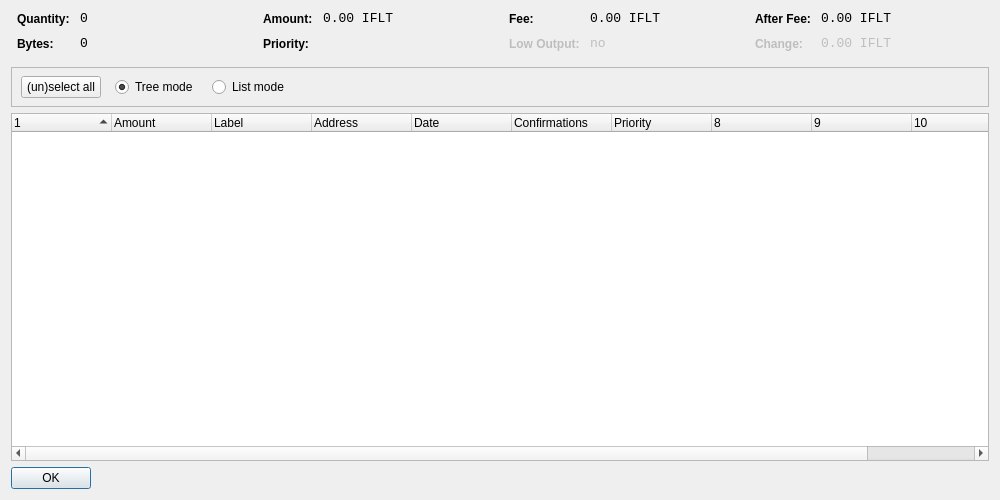
<?xml version="1.0" encoding="UTF-8"?>
<ui version="4.0">
 <class>CoinControlDialog</class>
 <widget class="QDialog" name="CoinControlDialog">
  <property name="geometry">
   <rect>
    <x>0</x>
    <y>0</y>
    <width>1000</width>
    <height>500</height>
   </rect>
  </property>
  <property name="windowTitle">
   <string>Coin Control</string>
  </property>
  <layout class="QVBoxLayout" name="verticalLayout">
   <item>
    <layout class="QHBoxLayout" name="horizontalLayoutTop" stretch="0,0,0,0">
     <property name="topMargin">
      <number>0</number>
     </property>
     <property name="bottomMargin">
      <number>10</number>
     </property>
     <item>
      <layout class="QFormLayout" name="formLayoutCoinControl1">
       <property name="horizontalSpacing">
        <number>10</number>
       </property>
       <property name="verticalSpacing">
        <number>10</number>
       </property>
       <property name="leftMargin">
        <number>6</number>
       </property>
       <property name="rightMargin">
        <number>6</number>
       </property>
       <item row="0" column="0">
        <widget class="QLabel" name="labelCoinControlQuantityText">
         <property name="styleSheet">
          <string notr="true">font-weight:bold;</string>
         </property>
         <property name="text">
          <string>Quantity:</string>
         </property>
        </widget>
       </item>
       <item row="0" column="1">
        <widget class="QLabel" name="labelCoinControlQuantity">
         <property name="font">
          <font>
           <family>Monospace</family>
           <pointsize>10</pointsize>
          </font>
         </property>
         <property name="cursor">
          <cursorShape>IBeamCursor</cursorShape>
         </property>
         <property name="contextMenuPolicy">
          <enum>Qt::ActionsContextMenu</enum>
         </property>
         <property name="text">
          <string notr="true">0</string>
         </property>
         <property name="textInteractionFlags">
          <set>Qt::LinksAccessibleByMouse|Qt::TextSelectableByKeyboard|Qt::TextSelectableByMouse</set>
         </property>
        </widget>
       </item>
       <item row="1" column="0">
        <widget class="QLabel" name="labelCoinControlBytesText">
         <property name="styleSheet">
          <string notr="true">font-weight:bold;</string>
         </property>
         <property name="text">
          <string>Bytes:</string>
         </property>
        </widget>
       </item>
       <item row="1" column="1">
        <widget class="QLabel" name="labelCoinControlBytes">
         <property name="font">
          <font>
           <family>Monospace</family>
           <pointsize>10</pointsize>
          </font>
         </property>
         <property name="cursor">
          <cursorShape>IBeamCursor</cursorShape>
         </property>
         <property name="contextMenuPolicy">
          <enum>Qt::ActionsContextMenu</enum>
         </property>
         <property name="text">
          <string notr="true">0</string>
         </property>
         <property name="textInteractionFlags">
          <set>Qt::LinksAccessibleByMouse|Qt::TextSelectableByKeyboard|Qt::TextSelectableByMouse</set>
         </property>
        </widget>
       </item>
      </layout>
     </item>
     <item>
      <layout class="QFormLayout" name="formLayoutCoinControl2">
       <property name="horizontalSpacing">
        <number>10</number>
       </property>
       <property name="verticalSpacing">
        <number>10</number>
       </property>
       <property name="leftMargin">
        <number>6</number>
       </property>
       <property name="rightMargin">
        <number>6</number>
       </property>
       <item row="0" column="0">
        <widget class="QLabel" name="labelCoinControlAmountText">
         <property name="styleSheet">
          <string notr="true">font-weight:bold;</string>
         </property>
         <property name="text">
          <string>Amount:</string>
         </property>
        </widget>
       </item>
       <item row="0" column="1">
        <widget class="QLabel" name="labelCoinControlAmount">
         <property name="font">
          <font>
           <family>Monospace</family>
           <pointsize>10</pointsize>
          </font>
         </property>
         <property name="cursor">
          <cursorShape>IBeamCursor</cursorShape>
         </property>
         <property name="contextMenuPolicy">
          <enum>Qt::ActionsContextMenu</enum>
         </property>
         <property name="text">
          <string notr="true">0.00 IFLT</string>
         </property>
         <property name="textInteractionFlags">
          <set>Qt::LinksAccessibleByMouse|Qt::TextSelectableByKeyboard|Qt::TextSelectableByMouse</set>
         </property>
        </widget>
       </item>
       <item row="1" column="0">
        <widget class="QLabel" name="labelCoinControlPriorityText">
         <property name="styleSheet">
          <string notr="true">font-weight:bold;</string>
         </property>
         <property name="text">
          <string>Priority:</string>
         </property>
        </widget>
       </item>
       <item row="1" column="1">
        <widget class="QLabel" name="labelCoinControlPriority">
         <property name="font">
          <font>
           <family>Monospace</family>
           <pointsize>10</pointsize>
          </font>
         </property>
         <property name="cursor">
          <cursorShape>IBeamCursor</cursorShape>
         </property>
         <property name="contextMenuPolicy">
          <enum>Qt::ActionsContextMenu</enum>
         </property>
         <property name="text">
          <string/>
         </property>
         <property name="textInteractionFlags">
          <set>Qt::LinksAccessibleByMouse|Qt::TextSelectableByKeyboard|Qt::TextSelectableByMouse</set>
         </property>
        </widget>
       </item>
      </layout>
     </item>
     <item>
      <layout class="QFormLayout" name="formLayoutCoinControl3">
       <property name="horizontalSpacing">
        <number>10</number>
       </property>
       <property name="verticalSpacing">
        <number>10</number>
       </property>
       <property name="leftMargin">
        <number>6</number>
       </property>
       <property name="rightMargin">
        <number>6</number>
       </property>
       <item row="0" column="0">
        <widget class="QLabel" name="labelCoinControlFeeText">
         <property name="styleSheet">
          <string notr="true">font-weight:bold;</string>
         </property>
         <property name="text">
          <string>Fee:</string>
         </property>
        </widget>
       </item>
       <item row="0" column="1">
        <widget class="QLabel" name="labelCoinControlFee">
         <property name="font">
          <font>
           <family>Monospace</family>
           <pointsize>10</pointsize>
          </font>
         </property>
         <property name="cursor">
          <cursorShape>IBeamCursor</cursorShape>
         </property>
         <property name="contextMenuPolicy">
          <enum>Qt::ActionsContextMenu</enum>
         </property>
         <property name="text">
          <string notr="true">0.00 IFLT</string>
         </property>
         <property name="textInteractionFlags">
          <set>Qt::LinksAccessibleByMouse|Qt::TextSelectableByKeyboard|Qt::TextSelectableByMouse</set>
         </property>
        </widget>
       </item>
       <item row="1" column="0">
        <widget class="QLabel" name="labelCoinControlLowOutputText">
         <property name="enabled">
          <bool>false</bool>
         </property>
         <property name="styleSheet">
          <string notr="true">font-weight:bold;</string>
         </property>
         <property name="text">
          <string>Low Output:</string>
         </property>
        </widget>
       </item>
       <item row="1" column="1">
        <widget class="QLabel" name="labelCoinControlLowOutput">
         <property name="enabled">
          <bool>false</bool>
         </property>
         <property name="font">
          <font>
           <family>Monospace</family>
           <pointsize>10</pointsize>
          </font>
         </property>
         <property name="cursor">
          <cursorShape>IBeamCursor</cursorShape>
         </property>
         <property name="contextMenuPolicy">
          <enum>Qt::ActionsContextMenu</enum>
         </property>
         <property name="text">
          <string notr="true">no</string>
         </property>
         <property name="textInteractionFlags">
          <set>Qt::LinksAccessibleByMouse|Qt::TextSelectableByKeyboard|Qt::TextSelectableByMouse</set>
         </property>
        </widget>
       </item>
      </layout>
     </item>
     <item>
      <layout class="QFormLayout" name="formLayoutCoinControl4">
       <property name="horizontalSpacing">
        <number>10</number>
       </property>
       <property name="verticalSpacing">
        <number>10</number>
       </property>
       <property name="leftMargin">
        <number>6</number>
       </property>
       <property name="rightMargin">
        <number>6</number>
       </property>
       <item row="0" column="0">
        <widget class="QLabel" name="labelCoinControlAfterFeeText">
         <property name="styleSheet">
          <string notr="true">font-weight:bold;</string>
         </property>
         <property name="text">
          <string>After Fee:</string>
         </property>
        </widget>
       </item>
       <item row="0" column="1">
        <widget class="QLabel" name="labelCoinControlAfterFee">
         <property name="font">
          <font>
           <family>Monospace</family>
           <pointsize>10</pointsize>
          </font>
         </property>
         <property name="cursor">
          <cursorShape>IBeamCursor</cursorShape>
         </property>
         <property name="contextMenuPolicy">
          <enum>Qt::ActionsContextMenu</enum>
         </property>
         <property name="text">
          <string notr="true">0.00 IFLT</string>
         </property>
         <property name="textInteractionFlags">
          <set>Qt::LinksAccessibleByMouse|Qt::TextSelectableByKeyboard|Qt::TextSelectableByMouse</set>
         </property>
        </widget>
       </item>
       <item row="1" column="0">
        <widget class="QLabel" name="labelCoinControlChangeText">
         <property name="enabled">
          <bool>false</bool>
         </property>
         <property name="styleSheet">
          <string notr="true">font-weight:bold;</string>
         </property>
         <property name="text">
          <string>Change:</string>
         </property>
        </widget>
       </item>
       <item row="1" column="1">
        <widget class="QLabel" name="labelCoinControlChange">
         <property name="enabled">
          <bool>false</bool>
         </property>
         <property name="font">
          <font>
           <family>Monospace</family>
           <pointsize>10</pointsize>
          </font>
         </property>
         <property name="cursor">
          <cursorShape>IBeamCursor</cursorShape>
         </property>
         <property name="contextMenuPolicy">
          <enum>Qt::ActionsContextMenu</enum>
         </property>
         <property name="text">
          <string notr="true">0.00 IFLT</string>
         </property>
         <property name="textInteractionFlags">
          <set>Qt::LinksAccessibleByMouse|Qt::TextSelectableByKeyboard|Qt::TextSelectableByMouse</set>
         </property>
        </widget>
       </item>
      </layout>
     </item>
    </layout>
   </item>
   <item>
    <widget class="QFrame" name="frame">
     <property name="minimumSize">
      <size>
       <width>0</width>
       <height>40</height>
      </size>
     </property>
     <property name="frameShape">
      <enum>QFrame::StyledPanel</enum>
     </property>
     <property name="frameShadow">
      <enum>QFrame::Sunken</enum>
     </property>
     <widget class="QWidget" name="horizontalLayoutWidget">
      <property name="geometry">
       <rect>
        <x>10</x>
        <y>0</y>
        <width>781</width>
        <height>41</height>
       </rect>
      </property>
      <layout class="QHBoxLayout" name="horizontalLayoutPanel" stretch="0,0,0,0,0">
       <property name="spacing">
        <number>14</number>
       </property>
       <item>
        <widget class="QPushButton" name="pushButtonSelectAll">
         <property name="sizePolicy">
          <sizepolicy hsizetype="Maximum" vsizetype="Fixed">
           <horstretch>0</horstretch>
           <verstretch>0</verstretch>
          </sizepolicy>
         </property>
         <property name="text">
          <string>(un)select all</string>
         </property>
        </widget>
       </item>
       <item>
        <widget class="QRadioButton" name="radioTreeMode">
         <property name="sizePolicy">
          <sizepolicy hsizetype="Maximum" vsizetype="Fixed">
           <horstretch>0</horstretch>
           <verstretch>0</verstretch>
          </sizepolicy>
         </property>
         <property name="text">
          <string>Tree mode</string>
         </property>
         <property name="checked">
          <bool>true</bool>
         </property>
        </widget>
       </item>
       <item>
        <widget class="QRadioButton" name="radioListMode">
         <property name="sizePolicy">
          <sizepolicy hsizetype="Maximum" vsizetype="Fixed">
           <horstretch>0</horstretch>
           <verstretch>0</verstretch>
          </sizepolicy>
         </property>
         <property name="text">
          <string>List mode</string>
         </property>
        </widget>
       </item>
       <item>
        <spacer name="horizontalSpacer">
         <property name="orientation">
          <enum>Qt::Horizontal</enum>
         </property>
         <property name="sizeHint" stdset="0">
          <size>
           <width>40</width>
           <height>20</height>
          </size>
         </property>
        </spacer>
       </item>
      </layout>
     </widget>
    </widget>
   </item>
   <item>
    <widget class="CoinControlTreeWidget" name="treeWidget">
     <property name="contextMenuPolicy">
      <enum>Qt::CustomContextMenu</enum>
     </property>
     <property name="sortingEnabled">
      <bool>false</bool>
     </property>
     <property name="columnCount">
      <number>11</number>
     </property>
     <attribute name="headerShowSortIndicator" stdset="0">
      <bool>true</bool>
     </attribute>
     <attribute name="headerStretchLastSection">
      <bool>false</bool>
     </attribute>
     <column>
      <property name="text">
       <string/>
      </property>
     </column>
     <column>
      <property name="text">
       <string>Amount</string>
      </property>
     </column>
     <column>
      <property name="text">
       <string>Label</string>
      </property>
     </column>
     <column>
      <property name="text">
       <string>Address</string>
      </property>
     </column>
     <column>
      <property name="text">
       <string>Date</string>
      </property>
     </column>
     <column>
      <property name="text">
       <string>Confirmations</string>
      </property>
      <property name="toolTip">
       <string>Confirmed</string>
      </property>
     </column>
     <column>
      <property name="text">
       <string>Priority</string>
      </property>
     </column>
     <column>
      <property name="text">
       <string/>
      </property>
     </column>
     <column>
      <property name="text">
       <string/>
      </property>
     </column>
     <column>
      <property name="text">
       <string/>
      </property>
     </column>
     <column>
      <property name="text">
       <string/>
      </property>
     </column>
    </widget>
   </item>
   <item>
    <widget class="QDialogButtonBox" name="buttonBox">
     <property name="sizePolicy">
      <sizepolicy hsizetype="Maximum" vsizetype="Fixed">
       <horstretch>0</horstretch>
       <verstretch>0</verstretch>
      </sizepolicy>
     </property>
     <property name="orientation">
      <enum>Qt::Horizontal</enum>
     </property>
     <property name="standardButtons">
      <set>QDialogButtonBox::Ok</set>
     </property>
    </widget>
   </item>
  </layout>
 </widget>
 <customwidgets>
  <customwidget>
   <class>CoinControlTreeWidget</class>
   <extends>QTreeWidget</extends>
   <header>coincontroltreewidget.h</header>
  </customwidget>
 </customwidgets>
 <resources/>
 <connections/>
</ui>
